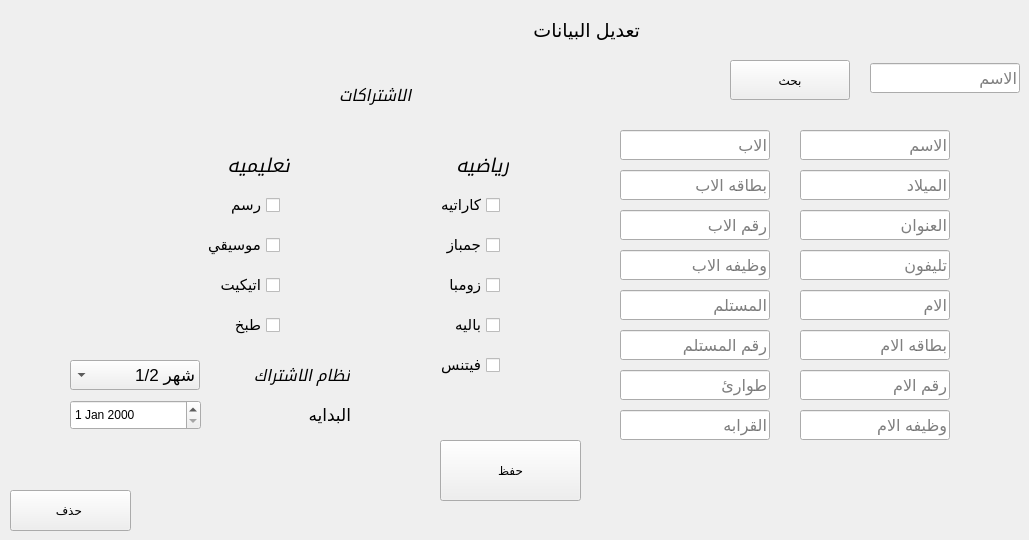
       <widget class="QWidget" name="tab_21">
        <attribute name="title">
         <string>تعديل البيانات</string>
        </attribute>
        <widget class="QLineEdit" name="lineEdit_76">
         <property name="geometry">
          <rect>
           <x>620</x>
           <y>290</y>
           <width>150</width>
           <height>30</height>
          </rect>
         </property>
         <property name="font">
          <font>
           <pointsize>12</pointsize>
          </font>
         </property>
         <property name="placeholderText">
          <string>المستلم</string>
         </property>
        </widget>
        <widget class="QLineEdit" name="lineEdit_77">
         <property name="geometry">
          <rect>
           <x>620</x>
           <y>250</y>
           <width>150</width>
           <height>30</height>
          </rect>
         </property>
         <property name="font">
          <font>
           <pointsize>12</pointsize>
          </font>
         </property>
         <property name="placeholderText">
          <string>وظيفه الاب</string>
         </property>
        </widget>
        <widget class="QLineEdit" name="lineEdit_78">
         <property name="geometry">
          <rect>
           <x>800</x>
           <y>290</y>
           <width>150</width>
           <height>30</height>
          </rect>
         </property>
         <property name="font">
          <font>
           <pointsize>12</pointsize>
          </font>
         </property>
         <property name="placeholderText">
          <string>الام</string>
         </property>
        </widget>
        <widget class="QLineEdit" name="lineEdit_79">
         <property name="geometry">
          <rect>
           <x>620</x>
           <y>370</y>
           <width>150</width>
           <height>30</height>
          </rect>
         </property>
         <property name="font">
          <font>
           <pointsize>12</pointsize>
          </font>
         </property>
         <property name="placeholderText">
          <string>طوارئ</string>
         </property>
        </widget>
        <widget class="QLabel" name="label_25">
         <property name="geometry">
          <rect>
           <x>500</x>
           <y>10</y>
           <width>140</width>
           <height>40</height>
          </rect>
         </property>
         <property name="font">
          <font>
           <pointsize>14</pointsize>
          </font>
         </property>
         <property name="text">
          <string>تعديل البيانات</string>
         </property>
        </widget>
        <widget class="QLineEdit" name="lineEdit_80">
         <property name="geometry">
          <rect>
           <x>800</x>
           <y>170</y>
           <width>150</width>
           <height>30</height>
          </rect>
         </property>
         <property name="font">
          <font>
           <pointsize>12</pointsize>
          </font>
         </property>
         <property name="placeholderText">
          <string>الميلاد</string>
         </property>
        </widget>
        <widget class="QLineEdit" name="lineEdit_81">
         <property name="geometry">
          <rect>
           <x>800</x>
           <y>410</y>
           <width>150</width>
           <height>30</height>
          </rect>
         </property>
         <property name="font">
          <font>
           <pointsize>12</pointsize>
          </font>
         </property>
         <property name="placeholderText">
          <string>وظيفه الام</string>
         </property>
        </widget>
        <widget class="QLineEdit" name="lineEdit_82">
         <property name="geometry">
          <rect>
           <x>620</x>
           <y>210</y>
           <width>150</width>
           <height>30</height>
          </rect>
         </property>
         <property name="font">
          <font>
           <pointsize>12</pointsize>
          </font>
         </property>
         <property name="placeholderText">
          <string>رقم الاب</string>
         </property>
        </widget>
        <widget class="QLineEdit" name="lineEdit_83">
         <property name="geometry">
          <rect>
           <x>620</x>
           <y>410</y>
           <width>150</width>
           <height>30</height>
          </rect>
         </property>
         <property name="font">
          <font>
           <pointsize>12</pointsize>
          </font>
         </property>
         <property name="placeholderText">
          <string>القرابه</string>
         </property>
        </widget>
        <widget class="QLineEdit" name="lineEdit_85">
         <property name="geometry">
          <rect>
           <x>620</x>
           <y>330</y>
           <width>150</width>
           <height>30</height>
          </rect>
         </property>
         <property name="font">
          <font>
           <pointsize>12</pointsize>
          </font>
         </property>
         <property name="placeholderText">
          <string>رقم المستلم</string>
         </property>
        </widget>
        <widget class="QLineEdit" name="lineEdit_86">
         <property name="geometry">
          <rect>
           <x>620</x>
           <y>130</y>
           <width>150</width>
           <height>30</height>
          </rect>
         </property>
         <property name="font">
          <font>
           <pointsize>12</pointsize>
          </font>
         </property>
         <property name="placeholderText">
          <string>الاب</string>
         </property>
        </widget>
        <widget class="QLineEdit" name="lineEdit_87">
         <property name="geometry">
          <rect>
           <x>870</x>
           <y>63</y>
           <width>150</width>
           <height>30</height>
          </rect>
         </property>
         <property name="font">
          <font>
           <pointsize>12</pointsize>
          </font>
         </property>
         <property name="placeholderText">
          <string>الاسم</string>
         </property>
        </widget>
        <widget class="QPushButton" name="pushButton_23">
         <property name="geometry">
          <rect>
           <x>440</x>
           <y>440</y>
           <width>141</width>
           <height>61</height>
          </rect>
         </property>
         <property name="text">
          <string>حفظ</string>
         </property>
        </widget>
        <widget class="QLineEdit" name="lineEdit_88">
         <property name="geometry">
          <rect>
           <x>800</x>
           <y>330</y>
           <width>150</width>
           <height>30</height>
          </rect>
         </property>
         <property name="font">
          <font>
           <pointsize>12</pointsize>
          </font>
         </property>
         <property name="placeholderText">
          <string>بطاقه الام</string>
         </property>
        </widget>
        <widget class="QLineEdit" name="lineEdit_89">
         <property name="geometry">
          <rect>
           <x>800</x>
           <y>370</y>
           <width>150</width>
           <height>30</height>
          </rect>
         </property>
         <property name="font">
          <font>
           <pointsize>12</pointsize>
          </font>
         </property>
         <property name="placeholderText">
          <string>رقم الام</string>
         </property>
        </widget>
        <widget class="QLineEdit" name="lineEdit_90">
         <property name="geometry">
          <rect>
           <x>620</x>
           <y>170</y>
           <width>150</width>
           <height>30</height>
          </rect>
         </property>
         <property name="font">
          <font>
           <pointsize>12</pointsize>
          </font>
         </property>
         <property name="placeholderText">
          <string>بطاقه الاب</string>
         </property>
        </widget>
        <widget class="QLineEdit" name="lineEdit_91">
         <property name="geometry">
          <rect>
           <x>800</x>
           <y>250</y>
           <width>150</width>
           <height>30</height>
          </rect>
         </property>
         <property name="font">
          <font>
           <pointsize>12</pointsize>
          </font>
         </property>
         <property name="placeholderText">
          <string>تليفون</string>
         </property>
        </widget>
        <widget class="QLineEdit" name="lineEdit_92">
         <property name="geometry">
          <rect>
           <x>800</x>
           <y>210</y>
           <width>150</width>
           <height>30</height>
          </rect>
         </property>
         <property name="font">
          <font>
           <pointsize>12</pointsize>
          </font>
         </property>
         <property name="placeholderText">
          <string>العنوان</string>
         </property>
        </widget>
        <widget class="QPushButton" name="pushButton_24">
         <property name="geometry">
          <rect>
           <x>730</x>
           <y>60</y>
           <width>120</width>
           <height>40</height>
          </rect>
         </property>
         <property name="text">
          <string>بحث</string>
         </property>
        </widget>
        <widget class="QCheckBox" name="checkBox_44">
         <property name="geometry">
          <rect>
           <x>190</x>
           <y>270</y>
           <width>90</width>
           <height>30</height>
          </rect>
         </property>
         <property name="font">
          <font>
           <pointsize>11</pointsize>
          </font>
         </property>
         <property name="layoutDirection">
          <enum>Qt::RightToLeft</enum>
         </property>
         <property name="text">
          <string>اتيكيت</string>
         </property>
        </widget>
        <widget class="QCheckBox" name="checkBox_35">
         <property name="geometry">
          <rect>
           <x>410</x>
           <y>190</y>
           <width>90</width>
           <height>30</height>
          </rect>
         </property>
         <property name="font">
          <font>
           <pointsize>11</pointsize>
          </font>
         </property>
         <property name="layoutDirection">
          <enum>Qt::RightToLeft</enum>
         </property>
         <property name="text">
          <string>كاراتيه</string>
         </property>
        </widget>
        <widget class="QCheckBox" name="checkBox_36">
         <property name="geometry">
          <rect>
           <x>410</x>
           <y>270</y>
           <width>90</width>
           <height>30</height>
          </rect>
         </property>
         <property name="font">
          <font>
           <pointsize>11</pointsize>
          </font>
         </property>
         <property name="layoutDirection">
          <enum>Qt::RightToLeft</enum>
         </property>
         <property name="text">
          <string>زومبا</string>
         </property>
        </widget>
        <widget class="QLabel" name="label_29">
         <property name="geometry">
          <rect>
           <x>190</x>
           <y>150</y>
           <width>100</width>
           <height>30</height>
          </rect>
         </property>
         <property name="font">
          <font>
           <pointsize>14</pointsize>
           <weight>50</weight>
           <italic>true</italic>
           <bold>false</bold>
          </font>
         </property>
         <property name="text">
          <string>تعليميه</string>
         </property>
        </widget>
        <widget class="QCheckBox" name="checkBox_33">
         <property name="geometry">
          <rect>
           <x>190</x>
           <y>230</y>
           <width>90</width>
           <height>30</height>
          </rect>
         </property>
         <property name="font">
          <font>
           <pointsize>11</pointsize>
          </font>
         </property>
         <property name="layoutDirection">
          <enum>Qt::RightToLeft</enum>
         </property>
         <property name="text">
          <string>موسيقي</string>
         </property>
        </widget>
        <widget class="QLabel" name="label_27">
         <property name="geometry">
          <rect>
           <x>280</x>
           <y>70</y>
           <width>140</width>
           <height>50</height>
          </rect>
         </property>
         <property name="font">
          <font>
           <pointsize>12</pointsize>
           <weight>50</weight>
           <italic>true</italic>
           <bold>false</bold>
          </font>
         </property>
         <property name="text">
          <string>  الاشتراكات</string>
         </property>
        </widget>
        <widget class="QCheckBox" name="checkBox_42">
         <property name="geometry">
          <rect>
           <x>190</x>
           <y>190</y>
           <width>90</width>
           <height>30</height>
          </rect>
         </property>
         <property name="font">
          <font>
           <pointsize>11</pointsize>
          </font>
         </property>
         <property name="layoutDirection">
          <enum>Qt::RightToLeft</enum>
         </property>
         <property name="text">
          <string>رسم</string>
         </property>
        </widget>
        <widget class="QCheckBox" name="checkBox_34">
         <property name="geometry">
          <rect>
           <x>410</x>
           <y>350</y>
           <width>90</width>
           <height>30</height>
          </rect>
         </property>
         <property name="font">
          <font>
           <pointsize>11</pointsize>
          </font>
         </property>
         <property name="layoutDirection">
          <enum>Qt::RightToLeft</enum>
         </property>
         <property name="text">
          <string>فيتنس</string>
         </property>
        </widget>
        <widget class="QCheckBox" name="checkBox_38">
         <property name="geometry">
          <rect>
           <x>410</x>
           <y>310</y>
           <width>90</width>
           <height>30</height>
          </rect>
         </property>
         <property name="font">
          <font>
           <pointsize>11</pointsize>
          </font>
         </property>
         <property name="layoutDirection">
          <enum>Qt::RightToLeft</enum>
         </property>
         <property name="text">
          <string>باليه</string>
         </property>
        </widget>
        <widget class="QCheckBox" name="checkBox_37">
         <property name="geometry">
          <rect>
           <x>410</x>
           <y>230</y>
           <width>90</width>
           <height>30</height>
          </rect>
         </property>
         <property name="font">
          <font>
           <pointsize>11</pointsize>
          </font>
         </property>
         <property name="layoutDirection">
          <enum>Qt::RightToLeft</enum>
         </property>
         <property name="text">
          <string>جمباز</string>
         </property>
        </widget>
        <widget class="QLabel" name="label_26">
         <property name="geometry">
          <rect>
           <x>409</x>
           <y>150</y>
           <width>100</width>
           <height>30</height>
          </rect>
         </property>
         <property name="font">
          <font>
           <pointsize>14</pointsize>
           <weight>50</weight>
           <italic>true</italic>
           <bold>false</bold>
          </font>
         </property>
         <property name="text">
          <string>رياضيه</string>
         </property>
        </widget>
        <widget class="QCheckBox" name="checkBox_43">
         <property name="geometry">
          <rect>
           <x>190</x>
           <y>310</y>
           <width>90</width>
           <height>30</height>
          </rect>
         </property>
         <property name="font">
          <font>
           <pointsize>11</pointsize>
          </font>
         </property>
         <property name="layoutDirection">
          <enum>Qt::RightToLeft</enum>
         </property>
         <property name="text">
          <string>طبخ</string>
         </property>
        </widget>
        <widget class="QLineEdit" name="lineEdit_133">
         <property name="geometry">
          <rect>
           <x>800</x>
           <y>130</y>
           <width>150</width>
           <height>30</height>
          </rect>
         </property>
         <property name="font">
          <font>
           <pointsize>12</pointsize>
          </font>
         </property>
         <property name="placeholderText">
          <string>الاسم</string>
         </property>
        </widget>
        <widget class="QLabel" name="label_54">
         <property name="geometry">
          <rect>
           <x>220</x>
           <y>360</y>
           <width>130</width>
           <height>30</height>
          </rect>
         </property>
         <property name="font">
          <font>
           <pointsize>12</pointsize>
           <weight>50</weight>
           <italic>true</italic>
           <bold>false</bold>
          </font>
         </property>
         <property name="text">
          <string>نظام الاشتراك</string>
         </property>
        </widget>
        <widget class="QComboBox" name="comboBox_15">
         <property name="geometry">
          <rect>
           <x>70</x>
           <y>360</y>
           <width>130</width>
           <height>30</height>
          </rect>
         </property>
         <property name="font">
          <font>
           <pointsize>13</pointsize>
          </font>
         </property>
         <property name="layoutDirection">
          <enum>Qt::RightToLeft</enum>
         </property>
         <property name="currentIndex">
          <number>0</number>
         </property>
         <item>
          <property name="text">
           <string>1/2 شهر</string>
          </property>
         </item>
         <item>
          <property name="text">
           <string>1 شهر</string>
          </property>
         </item>
         <item>
          <property name="text">
           <string>2 شهر</string>
          </property>
         </item>
         <item>
          <property name="text">
           <string>3 اشهر</string>
          </property>
         </item>
         <item>
          <property name="text">
           <string>6 اشهر</string>
          </property>
         </item>
         <item>
          <property name="text">
           <string>سنه</string>
          </property>
         </item>
        </widget>
        <widget class="QDateEdit" name="dateEdit_4">
         <property name="geometry">
          <rect>
           <x>70</x>
           <y>400</y>
           <width>131</width>
           <height>30</height>
          </rect>
         </property>
        </widget>
        <widget class="QLabel" name="label_55">
         <property name="geometry">
          <rect>
           <x>220</x>
           <y>400</y>
           <width>131</width>
           <height>30</height>
          </rect>
         </property>
         <property name="font">
          <font>
           <pointsize>13</pointsize>
          </font>
         </property>
         <property name="text">
          <string>البدايه</string>
         </property>
        </widget>
        <widget class="QPushButton" name="pushButton_33">
         <property name="geometry">
          <rect>
           <x>10</x>
           <y>490</y>
           <width>121</width>
           <height>41</height>
          </rect>
         </property>
         <property name="styleSheet">
          <string notr="true">border-width:1.5px;
border-color: rgb(255, 85, 0);</string>
         </property>
         <property name="text">
          <string>حذف </string>
         </property>
        </widget>
       </widget>
